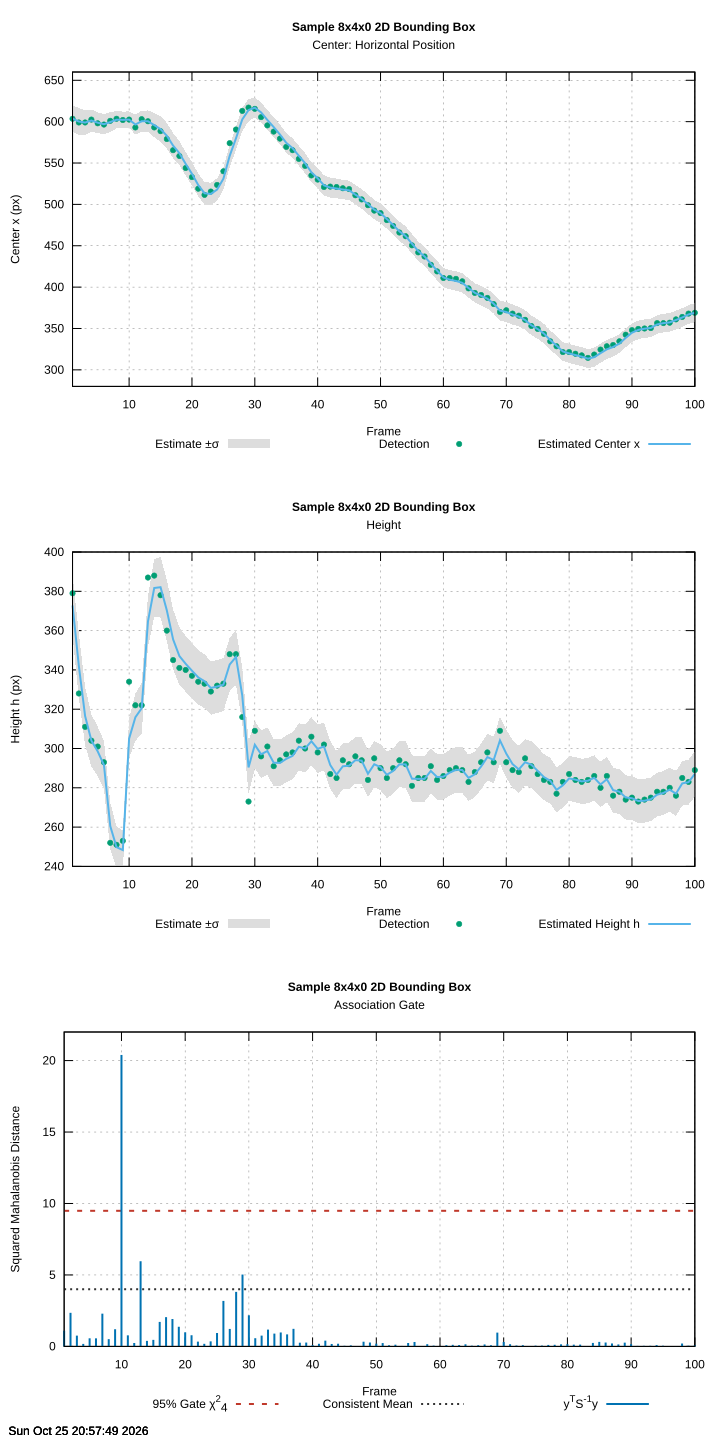

Reproduce this figure in gnuplot.
#!/usr/bin/gnuplot
#  _  __          _      __  __          _   _
# | |/ /    /\   | |    |  \/  |   /\   | \ | |
# | ' /    /  \  | |    | \  / |  /  \  |  \| |
# |  <    / /\ \ | |    | |\/| | / /\ \ | . ` |
# | . \  / ____ \| |____| |  | |/ ____ \| |\  |
# |_|\_\/_/    \_\______|_|  |_/_/    \_\_| \_|

# Kalman Filter
# Version 0.7.0
# https://github.com/FrancoisCarouge/Kalman

# SPDX-License-Identifier: Unlicense

# This is free and unencumbered software released into the public domain.

# Anyone is free to copy, modify, publish, use, compile, sell, or
# distribute this software, either in source code form or as a compiled
# binary, for any purpose, commercial or non-commercial, and by any
# means.

# In jurisdictions that recognize copyright laws, the author or authors
# of this software dedicate any and all copyright interest in the
# software to the public domain. We make this dedication for the benefit
# of the public at large and to the detriment of our heirs and
# successors. We intend this dedication to be an overt act of
# relinquishment in perpetuity of all present and future rights to this
# software under copyright law.

# THE SOFTWARE IS PROVIDED "AS IS", WITHOUT WARRANTY OF ANY KIND,
# EXPRESS OR IMPLIED, INCLUDING BUT NOT LIMITED TO THE WARRANTIES OF
# MERCHANTABILITY, FITNESS FOR A PARTICULAR PURPOSE AND NONINFRINGEMENT.
# IN NO EVENT SHALL THE AUTHORS BE LIABLE FOR ANY CLAIM, DAMAGES OR
# OTHER LIABILITY, WHETHER IN AN ACTION OF CONTRACT, TORT OR OTHERWISE,
# ARISING FROM, OUT OF OR IN CONNECTION WITH THE SOFTWARE OR THE USE OR
# OTHER DEALINGS IN THE SOFTWARE.

# For more information, please refer to <https://unlicense.org>

set terminal svg enhanced background rgb "white" size 720,1440
set datafile separator ","
set output "kalman/sample/kf_8x4x0_2d_bounding_box/kf_8x4x0_2d_bounding_box.svg"
set timestamp
set grid
set key bmargin center horizontal

DATA = "/tmp/kalman/kf_8x4x0_2d_bounding_box.csv"

set multiplot layout 3,1

set xlabel "Frame"
set xrange [1:100]

# The pedestrian walks left, back right, left again, then turns around.
set title "{/:Bold Sample 8x4x0 2D Bounding Box}\nCenter: Horizontal Position"
set ylabel "Center x (px)"
set yrange [280:660]
plot DATA using 1:($6 - $14):($6 + $14) with filledcurves fillcolor rgb "#dddddd" fillstyle solid noborder title "Estimate ±σ", \
  DATA using 1:2 with points pointtype 7 pointsize 0.6 title "Detection", \
  DATA using 1:6 with lines linewidth 2 title "Estimated Center x"

# The uncertainties scale with the height of the box: a taller, closer box
# moves more pixels for the same motion.
set title "{/:Bold Sample 8x4x0 2D Bounding Box}\nHeight"
set ylabel "Height h (px)"
set yrange [240:400]
plot DATA using 1:($9 - $15):($9 + $15) with filledcurves fillcolor rgb "#dddddd" fillstyle solid noborder title "Estimate ±σ", \
  DATA using 1:5 with points pointtype 7 pointsize 0.6 title "Detection", \
  DATA using 1:9 with lines linewidth 2 title "Estimated Height h"

# Deep SORT gates the association of a detection to a track by the squared
# Mahalanobis distance of the innovation, against the 95% quantile of the
# chi-square distribution of four degrees of freedom. Its mean, four for a
# consistent filter, is less than one: the noise model is conservative. Only
# the jump of the box height at the tenth frame falls beyond the gate.
set title "{/:Bold Sample 8x4x0 2D Bounding Box}\nAssociation Gate"
set ylabel "Squared Mahalanobis Distance"
set yrange [0:22]
plot 9.4877 with lines dashtype 2 linewidth 2 linecolor rgb "#c0392b" title "95% Gate χ^2_4", \
  4 with lines dashtype 3 linewidth 2 linecolor rgb "#333333" title "Consistent Mean", \
  DATA using 1:17 with impulses linewidth 2 linecolor rgb "#0072b2" title "y^T S^{-1} y"
